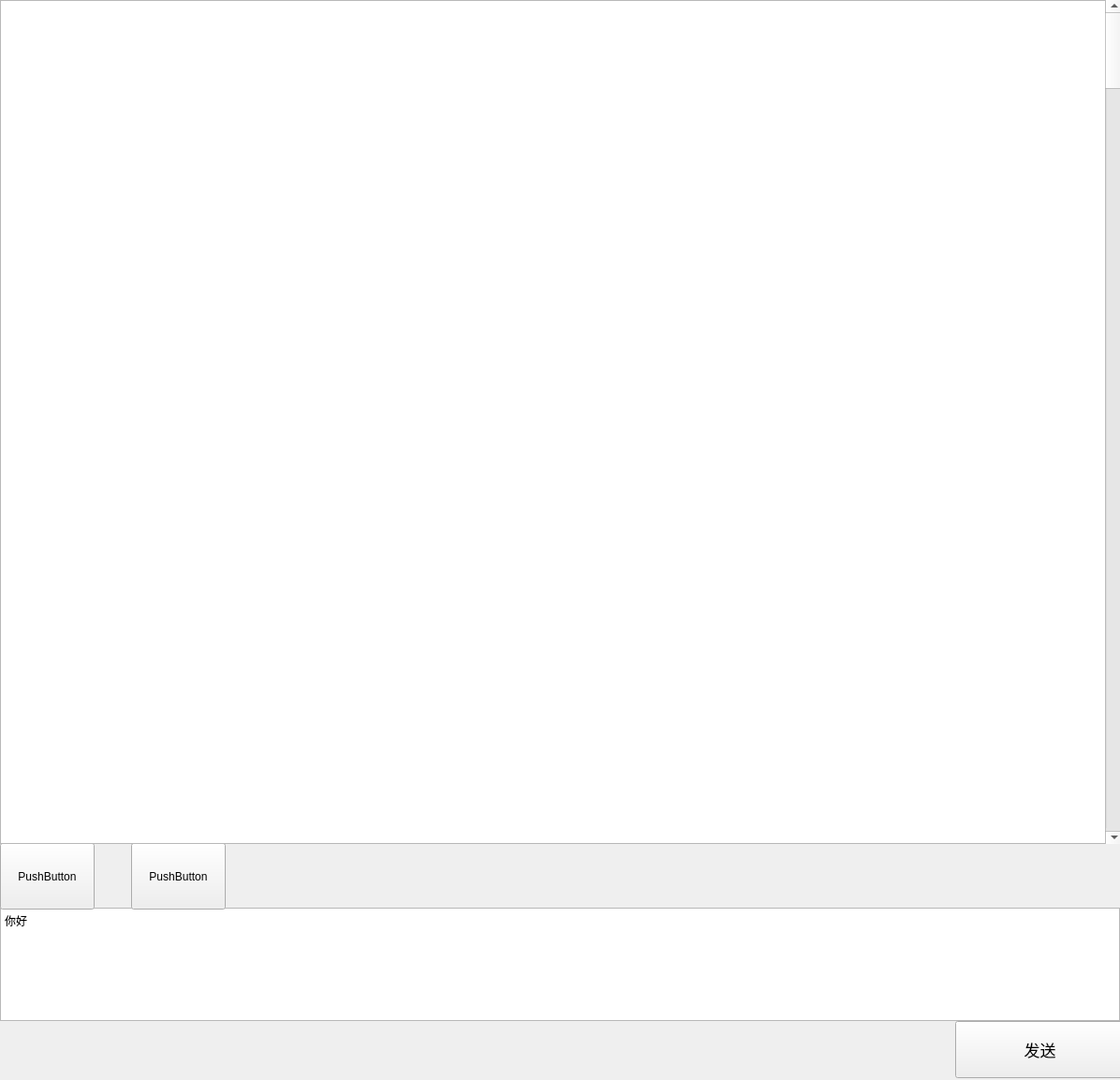
<?xml version="1.0" encoding="UTF-8"?>
<ui version="4.0">
 <class>ChatWidget</class>
 <widget class="QWidget" name="ChatWidget">
  <property name="geometry">
   <rect>
    <x>0</x>
    <y>0</y>
    <width>1196</width>
    <height>1153</height>
   </rect>
  </property>
  <property name="windowTitle">
   <string>Form</string>
  </property>
  <widget class="QTextEdit" name="textEdit">
   <property name="geometry">
    <rect>
     <x>0</x>
     <y>969</y>
     <width>1196</width>
     <height>121</height>
    </rect>
   </property>
   <property name="font">
    <font>
     <pointsize>12</pointsize>
    </font>
   </property>
   <property name="html">
    <string>&lt;!DOCTYPE HTML PUBLIC &quot;-//W3C//DTD HTML 4.0//EN&quot; &quot;http://www.w3.org/TR/REC-html40/strict.dtd&quot;&gt;
&lt;html&gt;&lt;head&gt;&lt;meta name=&quot;qrichtext&quot; content=&quot;1&quot; /&gt;&lt;style type=&quot;text/css&quot;&gt;
p, li { white-space: pre-wrap; }
&lt;/style&gt;&lt;/head&gt;&lt;body style=&quot; font-family:'SimSun'; font-size:12pt; font-weight:400; font-style:normal;&quot;&gt;
&lt;p style=&quot; margin-top:0px; margin-bottom:0px; margin-left:0px; margin-right:0px; -qt-block-indent:0; text-indent:0px;&quot;&gt;&lt;span style=&quot; font-size:9pt;&quot;&gt;你好&lt;/span&gt;&lt;/p&gt;&lt;/body&gt;&lt;/html&gt;</string>
   </property>
  </widget>
  <widget class="QPushButton" name="sendBtn">
   <property name="geometry">
    <rect>
     <x>1020</x>
     <y>1090</y>
     <width>181</width>
     <height>61</height>
    </rect>
   </property>
   <property name="font">
    <font>
     <pointsize>13</pointsize>
    </font>
   </property>
   <property name="text">
    <string>发送</string>
   </property>
  </widget>
  <widget class="QPushButton" name="photoBtn">
   <property name="geometry">
    <rect>
     <x>0</x>
     <y>900</y>
     <width>101</width>
     <height>71</height>
    </rect>
   </property>
   <property name="text">
    <string>PushButton</string>
   </property>
  </widget>
  <widget class="QPushButton" name="fileBtn">
   <property name="geometry">
    <rect>
     <x>140</x>
     <y>900</y>
     <width>101</width>
     <height>71</height>
    </rect>
   </property>
   <property name="text">
    <string>PushButton</string>
   </property>
  </widget>
  <widget class="QGraphicsView" name="graphicsView">
   <property name="geometry">
    <rect>
     <x>0</x>
     <y>0</y>
     <width>1196</width>
     <height>901</height>
    </rect>
   </property>
  </widget>
  <widget class="QScrollBar" name="verticalScrollBar">
   <property name="geometry">
    <rect>
     <x>1180</x>
     <y>0</y>
     <width>20</width>
     <height>901</height>
    </rect>
   </property>
   <property name="orientation">
    <enum>Qt::Vertical</enum>
   </property>
  </widget>
 </widget>
 <resources/>
 <connections/>
</ui>
